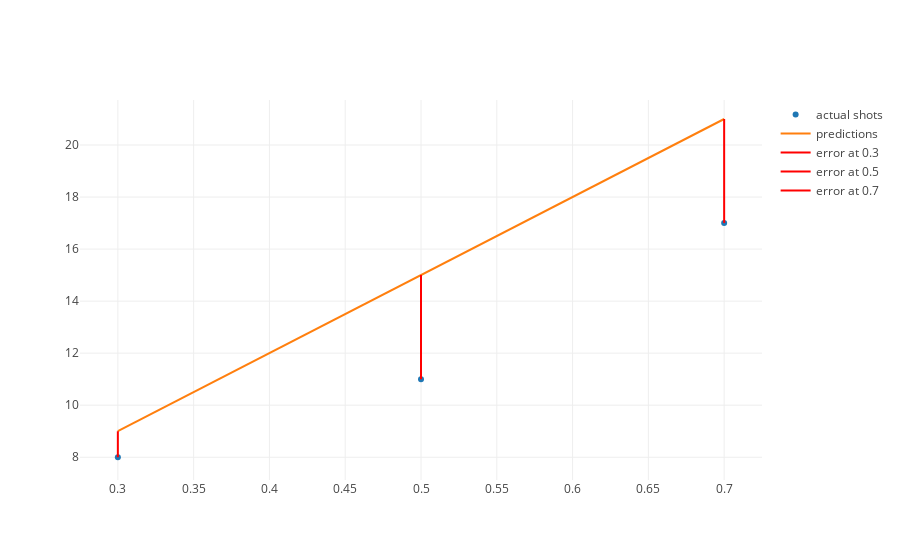

Notebook code cell kept with this figure:
### Markdown cell above
Now the output of our loss function only applies to a specific hypothesis function.  We want to make the result of our loss function as close to zero as possible, so we need a way to minimize our loss function.  

The way that we can do that is by finding the parameter -- above 40 is our parameter -- that minimizes our loss function.  Now our **optimization procedure** is how we find parameters that minimize our loss function.  There are different optimization procedures depending on the specific machine learning tool that we use - but here we can just do trial and error.

Change the value of the parameter to try to get the orange line as close as possible to the blue dots.

### Code cell
from data import updated_model_with_errors

parameter = 30
updated_model_with_errors(parameter)

### Figure 1 — Plotly figure (JSON) as saved in the notebook; plotly's stock layout.template omitted (floating-point values rounded to 4 significant figures)
{"data": [{"mode": "markers", "name": "actual shots", "text": [], "type": "scatter", "uid": "a4a2ee38-3b6a-4a24-bce9-8da09e5de2b8", "x": [0.3, 0.5, 0.7], "y": [8, 11, 17]}, {"mode": "lines", "name": "predictions", "text": [], "type": "scatter", "uid": "f55867e1-40fd-4a2e-9377-f82670e3e91d", "x": [0.3, 0.5, 0.7], "y": [9, 15, 21]}, {"hoverinfo": "none", "marker": {"color": "red"}, "mode": "lines", "name": "error at 0.3", "text": ["-1.0"], "textposition": "top right", "type": "scatter", "uid": "57711b5c-05db-4970-9774-60005d0f389f", "x": [0.3, 0.3], "y": [9, 8]}, {"hoverinfo": "none", "marker": {"color": "red"}, "mode": "lines", "name": "error at 0.5", "text": ["-4.0"], "textposition": "top right", "type": "scatter", "uid": "684f10bd-3db8-4849-946b-f273da4a5033", "x": [0.5, 0.5], "y": [15, 11]}, {"hoverinfo": "none", "marker": {"color": "red"}, "mode": "lines", "name": "error at 0.7", "text": ["-4.0"], "textposition": "top right", "type": "scatter", "uid": "afe56e09-aaed-4e33-bb2b-ac710529a132", "x": [0.7, 0.7], "y": [21, 17]}], "layout": {"autosize": true, "xaxis": {"autorange": true, "range": [0.2753, 0.7247], "type": "linear"}, "yaxis": {"autorange": true, "range": [7.063, 21.73], "type": "linear"}}}
